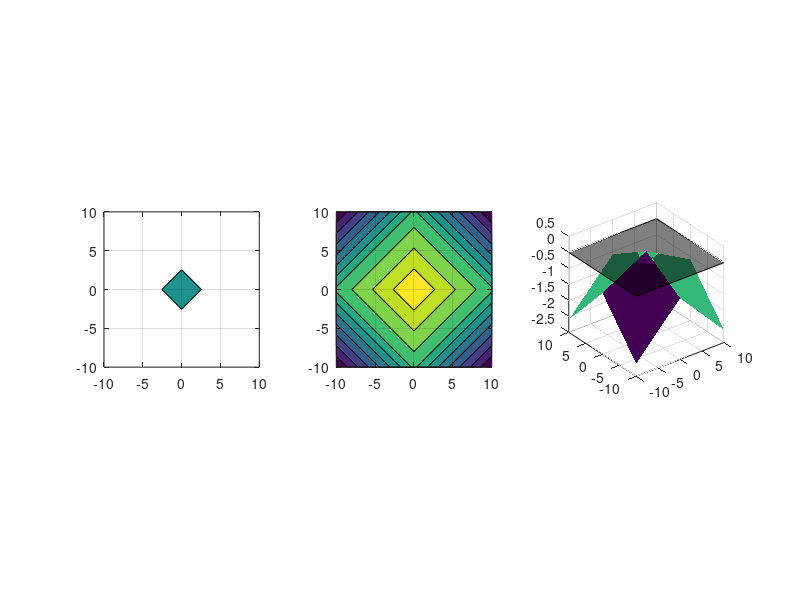

The MATLAB script that drew this image:
% ACCURACY ------------------------------------------------------------- %
% Determines amount of time steps performed and the amount of points used 
% to create the shape(s).
A = 3; % Default 75
% ---------------------------------------------------------------------- %
% TIME PARAMETERS ------------------------------------------------------ %
T = 25;        % Length of time (default = 1)
S = T*A;       % Amount of time steps
t = T/(S - 1); % Time interval
% ---------------------------------------------------------------------- %
% DISCRETE GRID -------------------------------------------------------- %
a = -10;             % Start of domain 
b = 10;              % End of domain
n = A;               % Amount of points
x = linspace(a,b,n); % Set of equally spaced points
h = x(2) - x(1);     % Difference between points
[X,Y] = meshgrid(x); % Creates points to be used for phi function    
% ---------------------------------------------------------------------- %
% PHI FUNCTION --------------------------------------------------------- %
o = 0.1; % Offset against (x = 0, y = 0)
P = max(X - o, - X - o) + max(Y - o, - Y - o);
% ---------------------------------------------------------------------- %
% SPEED FUNCTION ------------------------------------------------------- %
F = 1; % (Default = 1)
% ---------------------------------------------------------------------- %
% DYNAMIC INTERFACE TRACKING ------------------------------------------- %
figure('units','normalized','outerposition',[0 0 1 1]) % Full screen plot
for i = 1:S
    % GRAPH PLOTTING --------------------------------------------------- %
    subplot(1,3,1)
    contourf(x,x,-P,[0 0],'k-')
    axis([a b a b])
    pbaspect([1 1 1])
    grid on
    subplot(1,3,2)
    contourf(x,x,-P)
    axis([a b a b])
    pbaspect([1 1 1])
    grid on
    subplot(1,3,3)
    surf(x,x,-P,'EdgeAlpha',0.2)
    pbaspect([1 1 1])
    grid on
    hold on
    patch([a b b a],[a a b b],[0 0 0 0],'k','FaceAlpha',0.5)
    hold off
    drawnow
    % ------------------------------------------------------------------ %
    % LEVEL SET METHOD'S UPWIND SCHEME --------------------------------- %
    % Forward and backward differences between x points
    xDiff = diff(P)/h;
    xBackD = xDiff([1 1:end],:);
    xForwD = xDiff([1:end end],:);
    % Forward and backward differences between y points
    yDiff = diff(P')'/h;
    yBackD = yDiff(:,[1 1:end]);
    yForwD = yDiff(:,[1:end end]);
    % Select the appropriate finite difference method (upwind scheme)
    gradPos = (max(xBackD,0).^2 + min(xForwD,0).^2 + ...
               max(yBackD,0).^2 + min(yForwD,0).^2).^(1/2);
    gradNeg = (min(xBackD,0).^2 + max(xForwD,0).^2 + ...
               min(yBackD,0).^2 + max(yForwD,0).^2).^(1/2);
    % Update points using the level set equation       
    P = P - t*(max(F,0)*gradPos + min(F,0)*gradNeg);
    % ------------------------------------------------------------------ %
end
% ---------------------------------------------------------------------- %